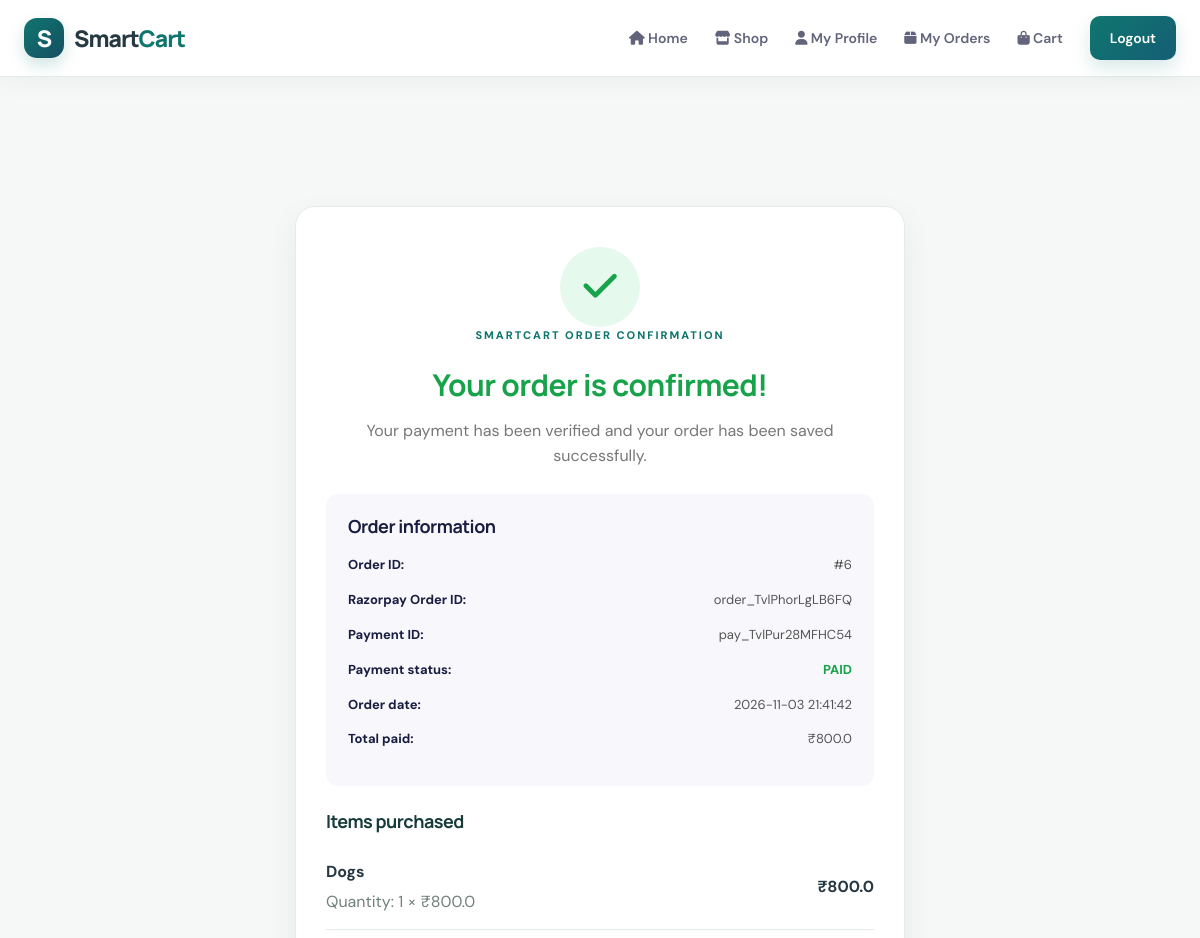
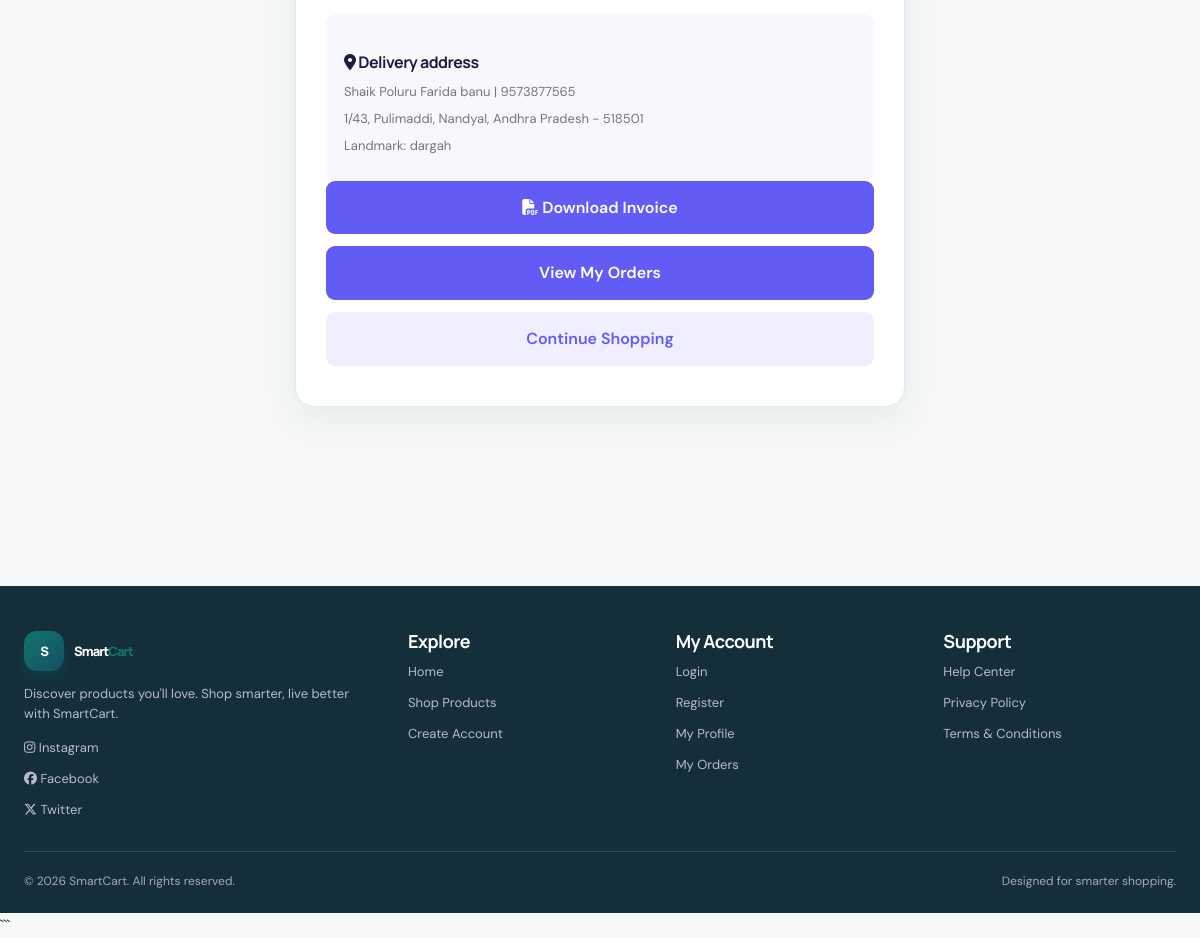
Page /user/order-success/6 (signed in) on the committed database (2 pictures, top to bottom).
### tables this page shows
CREATE TABLE orders (
        order_id INTEGER PRIMARY KEY AUTOINCREMENT,
        customer_name TEXT,
        phone TEXT NOT NULL,
        email TEXT,
        address TEXT,
        city TEXT NOT NULL,
        state TEXT NOT NULL,
        pincode TEXT NOT NULL,
        total_amount REAL NOT NULL,
        status TEXT DEFAULT 'Placed',
        created_at TIMESTAMP DEFAULT CURRENT_TIMESTAMP,
        user_id INTEGER,
        razorpay_order_id TEXT,
        razorpay_payment_id TEXT UNIQUE,
        razorpay_signature TEXT,
        amount REAL,
        currency TEXT DEFAULT 'INR',
        payment_status TEXT DEFAULT 'PAID',
        order_status TEXT DEFAULT 'PLACED',
        full_name TEXT,
        address_line TEXT,
        landmark TEXT,
        FOREIGN KEY (user_id) REFERENCES users (user_id) ON DELETE SET NULL
    );

CREATE TABLE order_items (
        order_item_id INTEGER PRIMARY KEY AUTOINCREMENT,
        order_id INTEGER NOT NULL,
        product_id INTEGER,
        product_name TEXT NOT NULL,
        price REAL NOT NULL,
        quantity INTEGER NOT NULL DEFAULT 1,
        subtotal REAL NOT NULL,
        product_image TEXT,
        FOREIGN KEY (order_id) REFERENCES orders (order_id) ON DELETE CASCADE,
        FOREIGN KEY (product_id) REFERENCES products (product_id) ON DELETE SET NULL
    );

### app.py (the view)
@app.route('/user/order-success/<int:order_db_id>')
def order_success(order_db_id):
    if 'user_id' not in session:
        flash("Please login to view your order.", "error")
        return redirect(url_for('user_login'))
    conn = None
    cursor = None
    try:
        conn = get_db_connection()
        cursor = conn.cursor(dictionary=True)
        cursor.execute(
            "SELECT * FROM orders WHERE order_id = %s AND user_id = %s",
            (order_db_id, session['user_id'])
        )
        order = cursor.fetchone()
        if not order:
            flash("Order not found.", "error")
            return redirect(url_for('my_orders'))
        cursor.execute(
            "SELECT * FROM order_items WHERE order_id = %s ORDER BY order_item_id",
            (order_db_id,)
        )
        items = cursor.fetchall()
        return render_template('user/order_success.html', order=order, items=items)
    except Exception:
        app.logger.exception("Unable to load order details for order_id=%s", order_db_id)
        flash("Unable to load this order right now.", "error")
        return redirect(url_for('my_orders'))
    finally:
        if cursor:
            cursor.close()
        if conn:
            conn.close()

### db.py (called while the page is built)
def get_db_connection():
    return SQLiteDictConnection(DB_PATH)

    def fetchone(self):
        if self._custom_rows is not None:
            return self._custom_rows.pop(0) if self._custom_rows else None
        row = self._cursor.fetchone()
        return dict(row) if row is not None else None

    def fetchall(self):
        if self._custom_rows is not None:
            res = self._custom_rows
            self._custom_rows = []
            return res
        return [dict(r) for r in self._cursor.fetchall()]

    def close(self):
        self._cursor.close()

    def cursor(self, dictionary=True):
        return SQLiteDictCursor(self._conn.cursor())

    def close(self):
        self._conn.close()

### templates/user/order_success.html (shortened to what this page needs)
{% extends 'base.html' %}
{% block content %}
<section class="success-container order-confirmation-page">
  <div class="success-card">
    <div class="success-icon"><i class="fa-solid fa-check"></i></div>
    <p class="eyebrow">SMARTCART ORDER CONFIRMATION</p>
    <h1>Your order is confirmed!</h1>
    <p class="success-message">Your payment has been verified and your order has been saved successfully.</p>
    <div class="success-details order-confirmation-details">
      <h3>Order information</h3>
      <p><strong>Order ID:</strong> <span>#{{ order.order_id }}</span></p>
      <p><strong>Razorpay Order ID:</strong> <span>{{ order.razorpay_order_id }}</span></p>
      <p><strong>Payment ID:</strong> <span>{{ order.razorpay_payment_id }}</span></p>
      <p><strong>Payment status:</strong> <span class="paid-status">{{ order.payment_status }}</span></p>
      <p><strong>Order date:</strong> <span>{{ order.created_at }}</span></p>
      <p><strong>Total paid:</strong> <span>₹{{ order.total_amount }}</span></p>
    </div>
    <div class="order-confirmation-items">
      <h3>Items purchased</h3>
      {% for item in items %}
      <div class="confirmation-item">
        <div>
          <strong>{{ item.product_name }}</strong>
          <p>Quantity: {{ item.quantity }} × ₹{{ item.price }}</p>
        </div>
        <strong>₹{{ item.subtotal }}</strong>
      </div>
      {% endfor %}
    </div>
    <div class="order-address confirmation-address">
      <h4><i class="fa-solid fa-location-dot"></i> Delivery address</h4>
      <p>{{ order.full_name }} | {{ order.phone }}</p>
      <p>{{ order.address_line }}, {{ order.city }}, {{ order.state }} - {{ order.pincode }}</p>
      {% if order.landmark %}<p>Landmark: {{ order.landmark }}</p>{% endif %}
    </div>
    <div class="success-actions">
      <a href="{{ url_for('download_invoice', order_id=order.order_id) }}" class="orders-btn">
        <i class="fa-solid fa-file-pdf"></i> Download Invoice
      </a>
      <a href="{{ url_for('my_orders') }}" class="orders-btn">View My Orders</a>
      <a href="{{ url_for('user_dashboard') }}" class="continue-btn">Continue Shopping</a>
    </div>
  </div>
</section>
{% endblock %}

### static/css/style.css (style rules this page uses)
:root { --primary: #6366f1; --primary-dark: #4f46e5; --primary-light: #eef2ff; --navy: #171b3b; --ink: #252641; --muted: #777b91; --line: #eeeef5; --surface: #ffffff; --canvas: #f8f8fc; --success: #16a34a; --danger: #dc2626; --shadow: 0 10px 35px rgba(30, 27, 75, .07); --page-width: 1320px; }
*, *::before, *::after { box-sizing: border-box; }
html { scroll-behavior: smooth; }
body { min-height: 100vh; margin: 0; display: flex; flex-direction: column; background: var(--surface); color: var(--ink); font-family: "DM Sans", Arial, sans-serif; line-height: 1.6; }
a { color: inherit; text-decoration: none; }
h1, h2, h3, h4 { color: var(--navy); font-family: "Manrope", sans-serif; line-height: 1.2; letter-spacing: -.5px; }
h1 { font-size: clamp(30px, 4vw, 48px); margin: 0 0 15px; }
h3 { font-size: 18px; margin: 0 0 10px; }
p { color: var(--muted); }
.eyebrow { color: var(--primary); font-size: 11px; font-weight: 800; letter-spacing: 2px; text-transform: uppercase; margin: 0 0 12px; }
.success-container { max-width: 650px; margin: 60px auto; padding: 20px; }
.success-card { background: white; padding: 40px 30px; border-radius: 18px; text-align: center; box-shadow: 0 5px 25px rgba(0,0,0,0.08); }
.success-icon { width: 75px; height: 75px; line-height: 75px; margin: auto; border-radius: 50%; background: #e6f9ed; color: #16a34a; font-size: 40px; }
.success-card h1 { color: #16a34a; margin-top: 20px; }
.success-details { text-align: left; background: #f8f8fc; padding: 20px; margin: 25px 0; border-radius: 10px; overflow-wrap: anywhere; }
.success-details p { margin: 12px 0; }
.paid-status { color: #16a34a; font-weight: bold; }
.continue-btn { display: inline-block; padding: 13px 25px; background: #625cf5; color: white; text-decoration: none; border-radius: 8px; }
.order-address { margin-top: 20px; background: #f8f8fc; padding: 18px; border-radius: 10px; }
.order-address h4 { color: #191d40; margin-bottom: 10px; }
.order-address p { color: #777; font-size: 13px; margin: 6px 0; }
.success-card { background: #ffffff; padding: 40px 30px; border-radius: 18px; text-align: center; box-shadow: 0 5px 25px rgba(0, 0, 0, 0.08); }
.success-icon { width: 80px; height: 80px; line-height: 80px; margin: auto; border-radius: 50%; background: #e6f9ed; color: #16a34a; font-size: 38px; }
.success-card h1 { color: #16a34a; margin-top: 22px; font-size: 30px; }
.success-message { color: #777; margin: 15px 0 25px; line-height: 1.6; }
.success-details { text-align: left; background: #f8f8fc; padding: 22px; margin: 25px 0; border-radius: 12px; }
.success-details h3 { color: #191d40; margin-bottom: 18px; }
.success-details p { display: flex; justify-content: space-between; gap: 12px; margin: 14px 0; font-size: 13px; color: #555; overflow-wrap: anywhere; }
.success-details strong { color: #191d40; }
.success-details span { text-align: right; overflow-wrap: anywhere; }
.paid-status { color: #16a34a !important; font-weight: 700; }
.success-actions { display: flex; flex-direction: column; gap: 12px; }
.orders-btn, .continue-btn { display: block; padding: 14px 20px; border-radius: 9px; text-decoration: none; font-weight: 600; transition: 0.3s; }
.orders-btn { background: #625cf5; color: white; }
.continue-btn { background: #f0efff; color: #625cf5; }
:root { --primary: #0f766e; --primary-dark: #115e59; --primary-light: #e6f4f1; --navy: #172f3b; --ink: #263943; --muted: #71818a; --line: #e4ece9; --surface: #ffffff; --canvas: #f5f8f6; --success: #16845b; --danger: #c44747; --shadow: 0 14px 38px rgba(24, 55, 59, .08); }
body { background: #f5f8f6; color: #263943; }
.brand-accent, .eyebrow { color: #0f766e; }
.checkout-card, .cart-summary, .cart-item, .success-card { border: 1px solid #e3ece8; border-radius: 20px; box-shadow: 0 12px 32px rgba(24,55,59,.065); }
.order-confirmation-page { padding-top: 34px; padding-bottom: 54px; }
.order-confirmation-page .success-card { max-width: 820px; }
.order-confirmation-details { text-align: left; }
.order-confirmation-items { margin-top: 24px; text-align: left; }
.order-confirmation-items h3 { margin-bottom: 12px; color: var(--text, #173b3b); }
.confirmation-item { display: flex; justify-content: space-between; align-items: center; gap: 16px; padding: 14px 0; border-bottom: 1px solid #e5eeea; }
.confirmation-item p { margin: 5px 0 0; color: #71817d; }
.confirmation-address { text-align: left; margin-top: 22px; }

### rows in the picture
orders: order_id "6", razorpay_order_id "order_TvlPhorLgLB6FQ", razorpay_payment_id "pay_TvlPur28MFHC54", payment_status "PAID", created_at "2026-11-03 21:41:42", total_amount "800.0", full_name "Shaik Poluru Farida banu", phone "9573877565", address_line "1/43, Pulimaddi", city "Nandyal", state "Andhra Pradesh", pincode "518501", landmark "dargah"
order_items: product_name "Dogs", quantity "1", price "800.0", subtotal "800.0"
